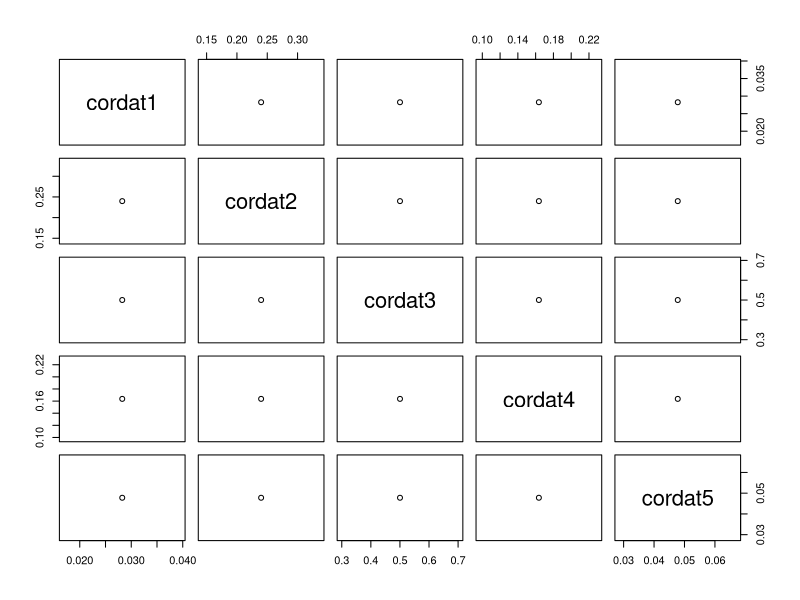
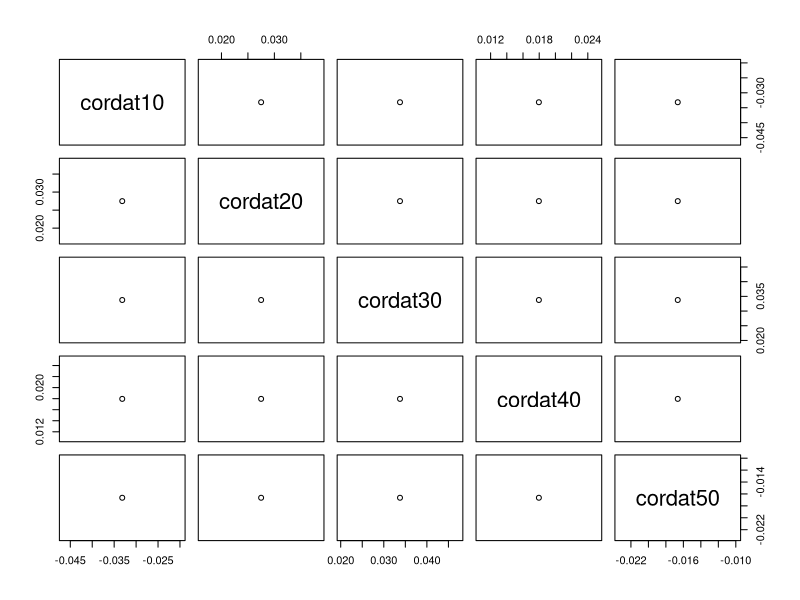
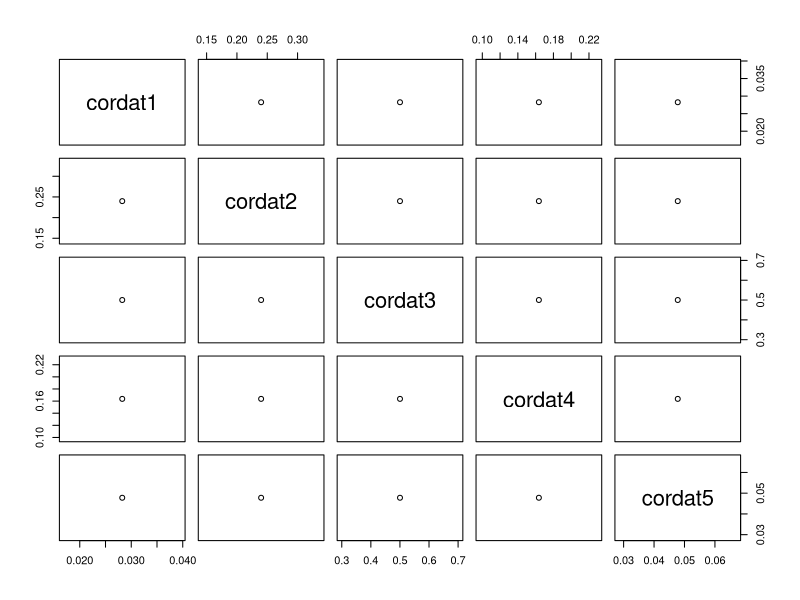
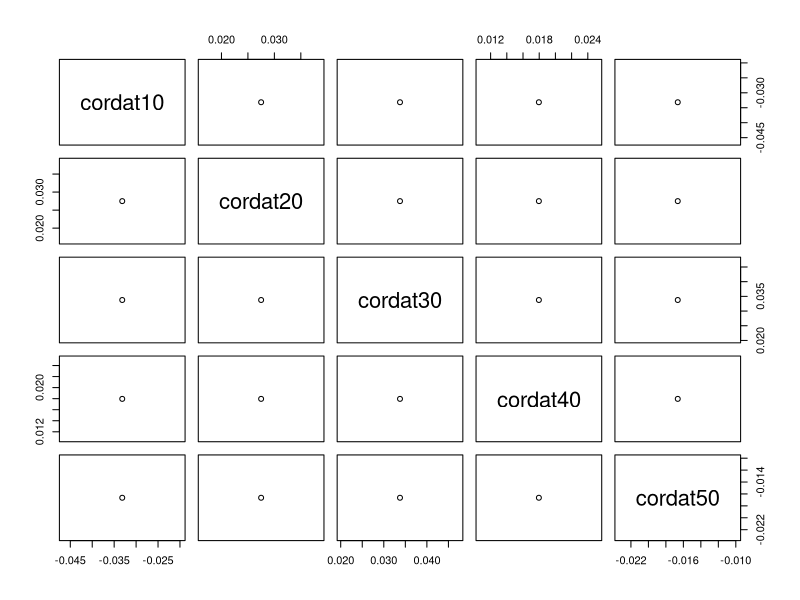
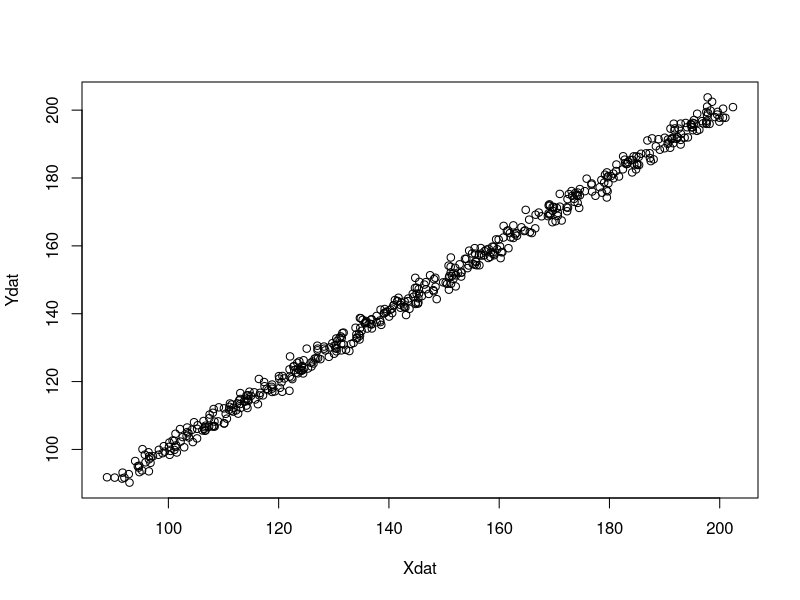

These figures' R source, in order:
## ---- chunk 1
knitr::opts_chunk$set(echo = TRUE)
## ---- chunk 2
## Create 2 random variables with 20 observation with 5 repetitions

##  Repetition 1
X1 <- rnorm(20, 4.6, 5)
X2 <- rnorm(20, 0.5, 1.2)


data1 <- data.frame(X1,X2)

# Correlation coefficient 1
cordat1 <- cor(data1$X1,data1$X2)

# Repetition 2
X3<- rnorm(20, 8, 7)
X4 <- rnorm(20, 6.5, 2)
data2 <- data.frame(X3,X4)

cordat2 <- cor(data2$X3,data2$X4)

# Repetition 3
X5<- rnorm(20, 9.5, 8.4)
X6 <- rnorm(20, 12.5, 7.2)
data3 <- data.frame(X5,X6)

cordat3 <- cor(data3$X5,data3$X6)

# Repetition 4
X7<- rnorm(20, 13.5, 0.4)
X8 <- rnorm(20, 2.5, 0.2)
data4 <- data.frame(X7,X8)

cordat4 <- cor(data4$X7,data4$X8)

# Repetition 5
X9<- rnorm(20, 3.5, 2.4)
X10 <- rnorm(20, 9.5, 6.2)
data5 <- data.frame(X9,X10)

cordat5 <- cor(data5$X9,data5$X10)


cor_res <- data.frame(cordat1,cordat2,cordat3, cordat4, cordat5)

cor_res

plot(cor_res)

stdev <- sd(cor_res)

cat("The standard deviation of the correlation coefficient:", stdev)

avg <- apply(cor_res,1, FUN = mean)

cat("The average of the correlation coefficient:", avg)

## ---- chunk 3
## Create random 2 random variables with sample size of 1000 in 5 repetitions

# Repetition 1
X10 <- rnorm(1000, 4.6, 5)
X20 <- rnorm(1000, 0.5, 1.2)


data10 <- data.frame(X10,X20)

# Correlation coefficient 1
cordat10 <- cor(data10$X10,data10$X20)

# Repetition 2
X30<- rnorm(1000, 8, 7)
X40 <- rnorm(1000, 6.5, 2)
data20 <- data.frame(X30,X40)

cordat20 <- cor(data20$X30,data20$X40)

# Repetition 3
X50<- rnorm(1000, 9.5, 8.4)
X60 <- rnorm(1000, 12.5, 7.2)
data30 <- data.frame(X50,X60)

cordat30 <- cor(data30$X50,data30$X60)

# Repetition 4
X70<- rnorm(1000, 13.5, 0.4)
X80 <- rnorm(1000, 2.5, 0.2)
data40 <- data.frame(X70,X80)

cordat40 <- cor(data40$X70,data40$X80)

# Repetition 5
X90<- rnorm(1000, 3.5, 2.4)
X100 <- rnorm(1000, 9.5, 6.2)
data50 <- data.frame(X90,X100)

cordat50 <- cor(data50$X90,data50$X100)



cor_res2 <- data.frame(cordat10,cordat20,cordat30, cordat40, cordat50)
cor_res2

plot(cor_res2)

stdev2 <- sd(cor_res2)

cat("The standard deviation of the correlation coefficient:", stdev2)

avg2 <- apply(cor_res2,1, FUN = mean)

cat("The average of the correlation coefficient:", avg2)

## ---- chunk 4
### Sample size 20
plot(cor_res)

### Sample size 1000

plot(cor_res2)
## ---- chunk 5
cat("The standard deviation of the correlation coefficients of 20 sample size:", stdev)
cat("The standard deviation of the correlation coefficient of 1000 sample size:", stdev2)
cat("The average of the correlation coefficient of 20 sample size:", avg)
cat("The average of the correlation coefficient of 1000 sample size:", avg2)

## ---- chunk 6
Z <- runif(500, 90, 200)

Xdat <- Z + rnorm(500,0.4, 1.2)

Ydat <- Z + rnorm(500,0.7, 1.5)

corXY <- cor(Xdat,Ydat)
cat("The correlation between X and Y is :", corXY)
plot(Xdat,Ydat)

cat("The correlation between Z and X is :", cor(Z,Xdat))
cat("The correlation between Z and Y is :", cor(Z,Ydat))

